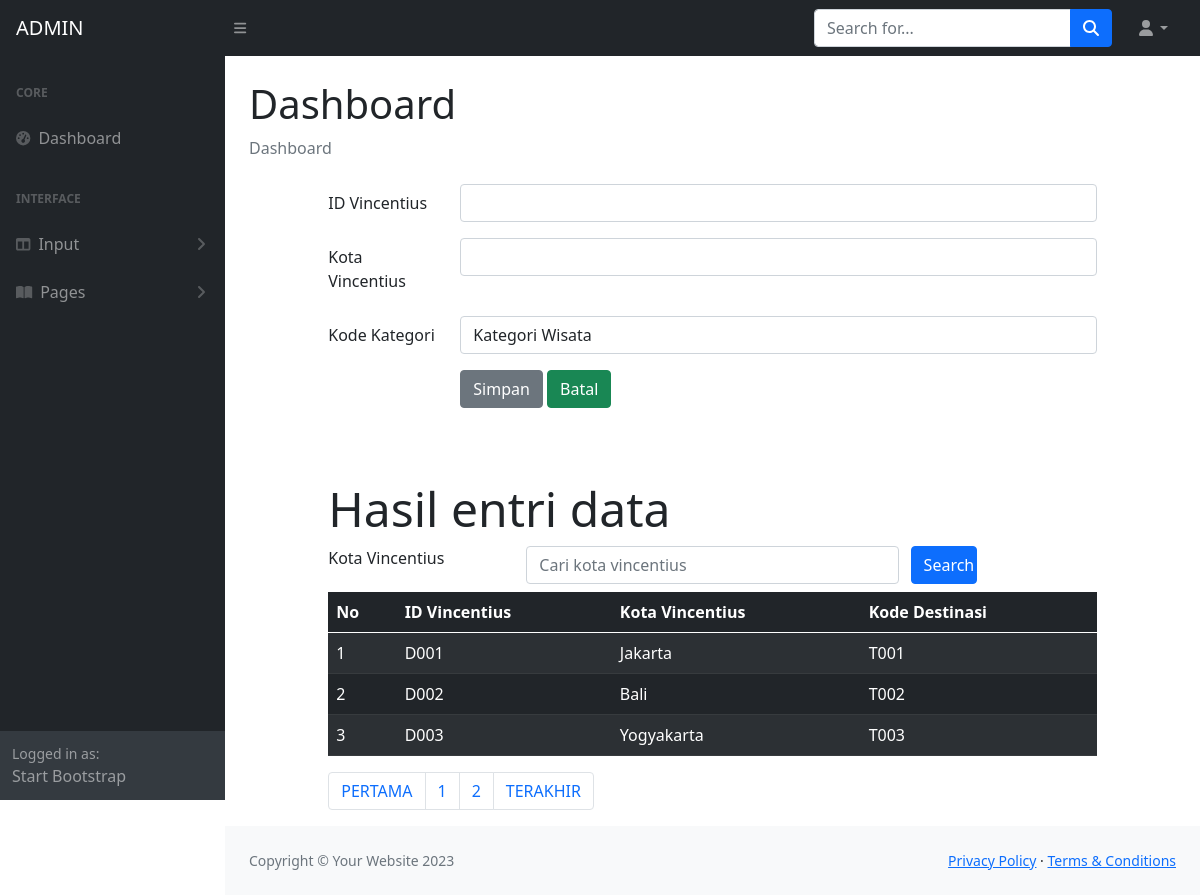
Screenshot of /WEBDEV2324-A/ADMIN/dashboardvincentius.php with the database file from the repository.
### tables this page shows
CREATE TABLE `vincentius` (
  `vincentiusID` char(4) NOT NULL,
  `vincentiusKOTA` char(120) NOT NULL,
  `destinasiKODE` char(4) NOT NULL
);

### WEBDEV2324-A/ADMIN/dashboardvincentius.php (the view, shortened to what this page needs)
<!DOCTYPE html>
<html>
<?php include "INCLUDE/head.php"?>
<body class="sb-nav-fixed">
    <?php include "INCLUDE/menunav.php"?>
    <div id="layoutSidenav">
        <?php include "INCLUDE/menu.php"?>
        <div id="layoutSidenav_content">
            <main>
                <div class="container-fluid px-4">
                    <h1 class="mt-4">Dashboard</h1>
                    <ol class="breadcrumb mb-4">
                        <li class="breadcrumb-item active">Dashboard</li>
                    </ol>
<?php
    include "include/config.php";
?>
<head>
    <link rel="stylesheet" type="text/css" href="css/bootstrap.min.css">
    <link rel="stylesheet" type="text/css" href="https://cdnjs.cloudflare.com/ajax/libs/select2/4.0.13/css/select2.min.css">
    <link rel="stylesheet" href="https://cdn.jsdelivr.net/npm/bootstrap-icons@1.10.2/font/bootstrap-icons.css">
</head>
<body>
<div class="row">
    <div class="col-sm-1"></div>
    <div class="col-sm-10">
        <form method="POST" enctype="multipart/form-data">
            <div class="mb-3 row">
        <label for="vincentiusID" class="col-sm-2 col-form-label">ID Vincentius</label>
        <div class="col-sm-10">
            <input type="text" class="form-control" name="idvincentius" id="vincentiusID" maxlength="4">
        </div>
    </div>
    <div class="mb-3 row">
        <label for="vincentiusKOTA" class="col-sm-2 col-form-label">Kota Vincentius</label>
        <div class="col-sm-10">
            <input type="text" class="form-control" name="kotavincentius" id="vincentiusKOTA">
        </div>
    </div>
    <div class="mb-3 row">
        <label for="destinasiKODE" class="col-sm-2 col-form-label">Kode Kategori</label>
        <div class="col-sm-10">
            <select class="form-control" id="destinasiKODE" name="kodedestinasi">
                <option>Kategori Wisata</option>
            </select>
        </div>
    </div>
    <div class="form-group row">
        <div class="col-sm-2"></div>
        <div class="col-sm-10">
            <input type="submit" class="btn btn-secondary" value="Simpan" name="Simpan">
            <input type="reset" class="btn btn-success" value="Batal" name="Batal">
        </div>
    </div>
</form>
<br>
<div class="jumbotron mt-5">
    <h2 class="display-5">Hasil entri data</h2>
</div>
    <form method="POST">
        <div class="form-group row mb-2">
            <label for="search" class="col-sm-3">Kota Vincentius</label>
            <div class="col-sm-6">
                <input type="text" name="search" class="form-control" id="search" value="<?php if (isset($_POST['search'])) {echo $_POST["search"];} ?>" placeholder="Cari kota vincentius">
            </div>
            <input type="submit" name="kirim" class="col-sm-1 btn btn-primary" value="Search">
        </div>
    </form>
<table class="table table-dark table-striped">
  <thead>
    <tr>
      <th scope="col">No</th>
      <th scope="col">ID Vincentius</th>
      <th scope="col">Kota Vincentius</th>
      <th scope="col">Kode Destinasi</th>
    </tr>
  </thead>
  <tbody>
  <?php
    $jumlahtampilan = 3;
    $halaman = (isset($_GET['page']))? $_GET['page'] : 1;
    $mulaitampilan = ($halaman - 1) * $jumlahtampilan;
    if(isset ($_POST["kirim"]))
    {
        $search = $_POST["search"];
        $query = mysqli_query($connection, "select vincentius.*
            from vincentius
            where vincentiusKOTA like '%".$search."%' limit $mulaitampilan, $jumlahtampilan");
    } else
        {
            $query = mysqli_query($connection,"select vincentius.* from vincentius limit $mulaitampilan, $jumlahtampilan");
        }
    $nomor = 1;
    while($row = mysqli_fetch_array($query))
    {
  ?>
    <tr>
      <td><?php echo $mulaitampilan + $nomor; ?></td>
      <td><?php echo $row['vincentiusID']; ?></td>
      <td><?php echo $row['vincentiusKOTA']; ?></td>
      <td><?php echo $row['destinasiKODE']; ?></td>
    </tr>
    <?php $nomor = $nomor + 1; ?>
  <?php } ?>
  </tbody>
</table>
<?php
    $query = mysqli_query($connection, "SELECT * FROM vincentius");
    $jumlahrecord = mysqli_num_rows($query);
    $jumlahpage = ceil($jumlahrecord/$jumlahtampilan);
    ?>
    <nav aria-label="Page navigation example">
        <ul class="pagination">
            <li class="page-item"><a class="page-link" href="?page=<?php $nomorhal=1; echo $nomorhal?>">PERTAMA</a></li>
            <?php for($nomorhal=1; $nomorhal<=$jumlahpage; $nomorhal++)
            { ?>
            <li class="page-item">
                <?php
                if($nomorhal!=$halaman)
                { ?>
                <a class="page-link" href="?page=<?php echo $nomorhal?>"><?php echo $nomorhal?></a>
                <?php }
                else { ?>
                <a class="page-link" href="?page=<?php echo $nomorhal?>"><?php echo $nomorhal?></a>
                <?php } ?>
            </li>
            <?php } ?>
            <li class="page-item"><a class="page-link" href="?page=<?php echo $nomorhal-1?>">TERAKHIR</a></li>
        </ul>
    </nav>
</div>
</div>
</body>
                    </div>
                </main>
                <?php include "INCLUDE/footer.php"?>
            </div>
        </div>
    </body>
</html>

### rows the page displays
vincentius: vincentiusID "D001", vincentiusKOTA "Jakarta", destinasiKODE "T001"
vincentius: nomor "2", vincentiusID "D002", vincentiusKOTA "Bali", destinasiKODE "T002"
vincentius: nomor "3", vincentiusID "D003", vincentiusKOTA "Yogyakarta", destinasiKODE "T003"
